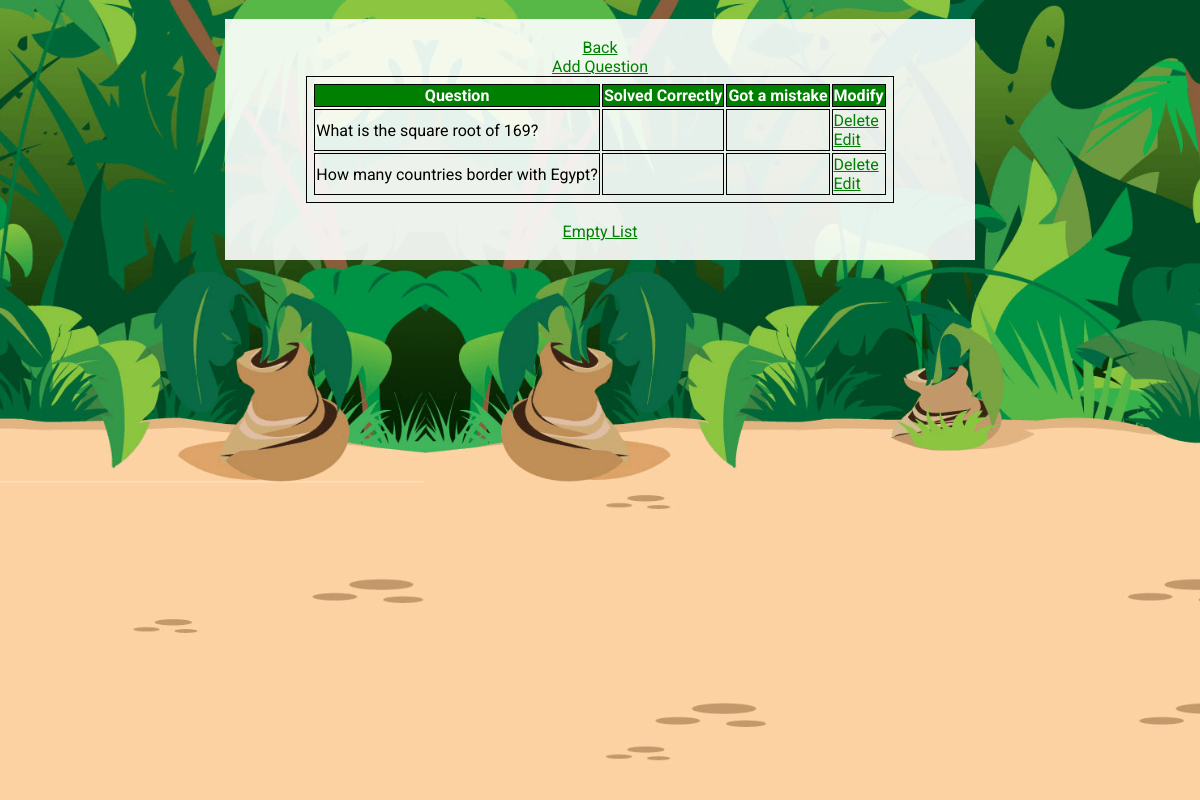
/admin_cw.php (signed in), run on the app's committed database.
### tables this page shows
CREATE TABLE `cw` (
  `id` int(16) NOT NULL,
  `question` varchar(256) NOT NULL,
  `a` varchar(256) NOT NULL,
  `correct` varchar(256) NOT NULL,
  `incorrect` varchar(256) NOT NULL
);

### admin_cw.php (the view, shortened to what this page needs)
<?php
include "back/db.php";
$tables = "";
$sql = "SELECT * FROM cw";
$ex = mysqli_query($conn, $sql);
$rows = mysqli_num_rows($ex);
if($rows > 0){
	while($row = mysqli_fetch_array($ex)){
		$tables .= "<tr>
    <td style='border: 1px solid black'>".$row['question']."</td>
    <td style='border: 1px solid black'>".$row['correct']."</td>
    <td style='border: 1px solid black'>".$row['incorrect']."</td>
    <td style='border: 1px solid black'><a href='cw_del.php?id=".$row['id']."' style='color: green'>Delete</a>
	<br><a href='cw_edit.php?id=".$row['id']."' style='color: green'>Edit</a></td>";
	}
} else {
	$tables = "No questions found, <a href='cw_add.php' style='color: green;'>want to add?</a>";
}
?>
<head>
	<link rel="stylesheet" href="style.css">
</head>
<body>
	<div class="bg">
	<center>
	<br>
	<div style="max-width:750px; background-color:rgba(255, 255, 255, 0.9)">
	<br>
	<a href="admin.php" style="color: green;">Back</a><br>
	<a href="cw_add.php" style="color: green;">Add Question</a>
	<table style="padding: 5px; border: 1px solid black">
  <tr>
    <th style="border: 1px solid black; background: green; color: white">Question</th>
    <th style="border: 1px solid black; background: green; color: white">Solved Correctly</th>
    <th style="border: 1px solid black; background: green; color: white">Got a mistake</th>
    <th style="border: 1px solid black; background: green; color: white">Modify</th>
  </tr>
  <br>
  <?php echo $tables; ?>
</table>
<br>
<a href="cw_empty.php" style="color: green;">Empty List</a>
<br><br>
	</div>
	</div>
</body>

### style.css (style rules this page uses)
body, html { height: 100%; margin: 0; }
* { font-family: 'Roboto', sans-serif; }
.bg { z-index: -1; background-image: url("images/bg.png"); height: 100%; background-position: center; background-repeat: no-repeat; background-size: cover; }

### data on the page
cw: question "What is the square root of 169?"
cw: question "How many countries border with Egypt?"
